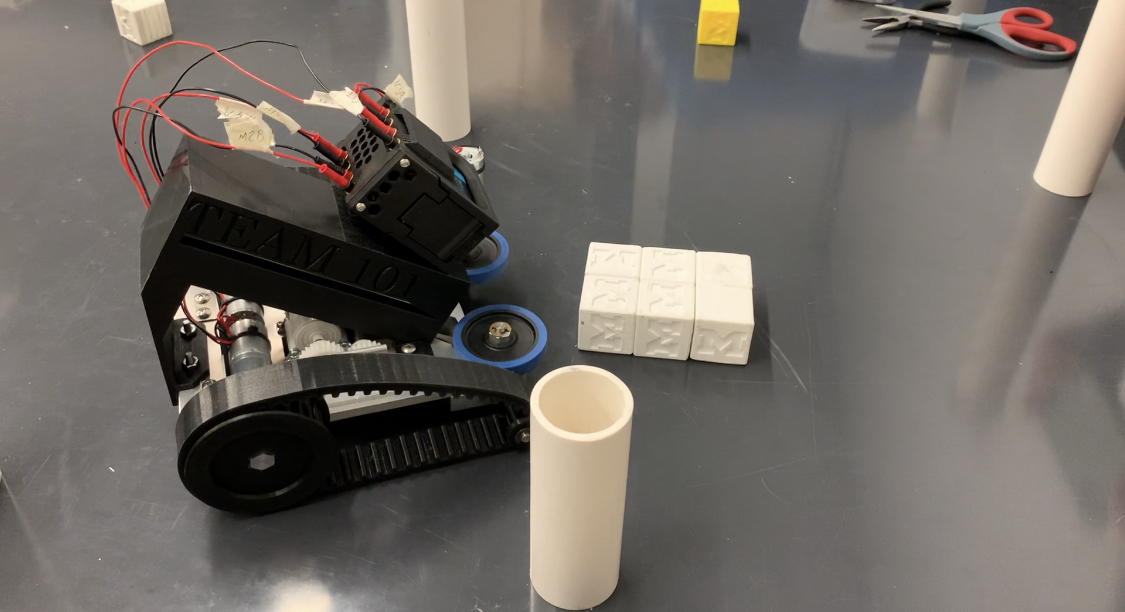
#> input picture images/robot.jpg, 1125 x 612 px
$ python editpic.py
#> lines starting #> are read from the running program, lines starting #| are printed output that depends on the picture
from PIL import Image

def crop_to_square(input_path, output_path, top_left_x, top_left_y):
    # Open the image
#> called with input_path = 'robot.jpg', output_path = 'robot_cropped.jpg', top_left_x = 63, top_left_y = 0
    image = Image.open(input_path)
#> image is the input picture: PIL image 1125x612 RGB; mean R, G, B 112.2, 106.4, 99.9

    # Get the dimensions of the image
    width, height = image.size
#> width = 1125; height = 612

    # Calculate the size of the square
    size = min(width - top_left_x, height - top_left_y)
#> size = 612

    # Crop the image to a square
    cropped_image = image.crop((top_left_x, top_left_y, top_left_x + size, top_left_y + size))
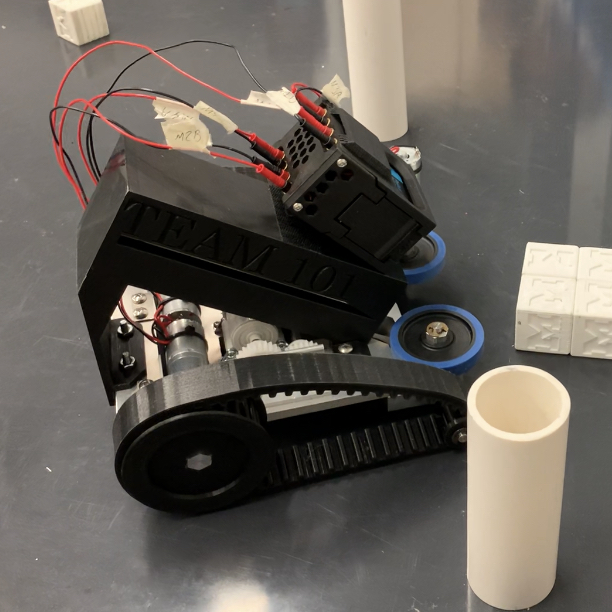
#> cropped_image: PIL image 612x612 RGB; mean R, G, B 101.7, 95.7, 88.7

    # Save the cropped image to the output path
    cropped_image.save(output_path)

if __name__ == '__main__':
    input_image_path = 'robot.jpg'
    output_image_path = 'robot_cropped.jpg'
    top_left_x = 63  # Change this to your desired x-coordinate
    top_left_y = 0   # Change this to your desired y-coordinate

    crop_to_square(input_image_path, output_image_path, top_left_x, top_left_y)

$ run again, with images/Mountain.jpeg copied over images/robot.jpg
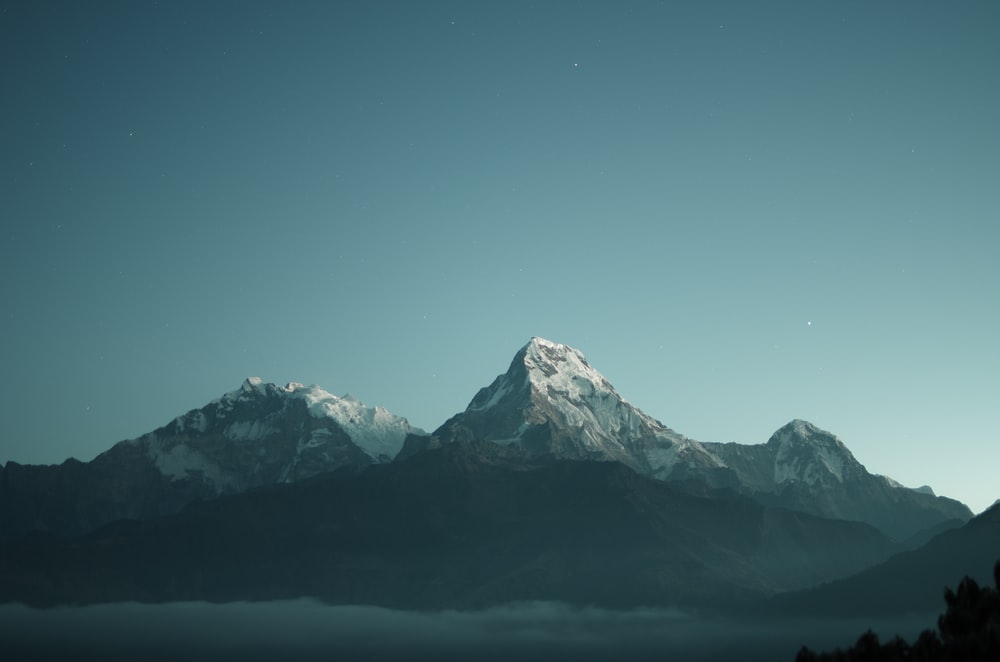
#> input picture images/Mountain.jpeg, 1000 x 662 px
#> in crop_to_square, image is the input picture: PIL image 1000x662 RGB; mean R, G, B 76, 110.9, 117.4
#> in crop_to_square, `cropped_image = image.crop((top_left_x, top_left_y, top_left_x + size,..`:
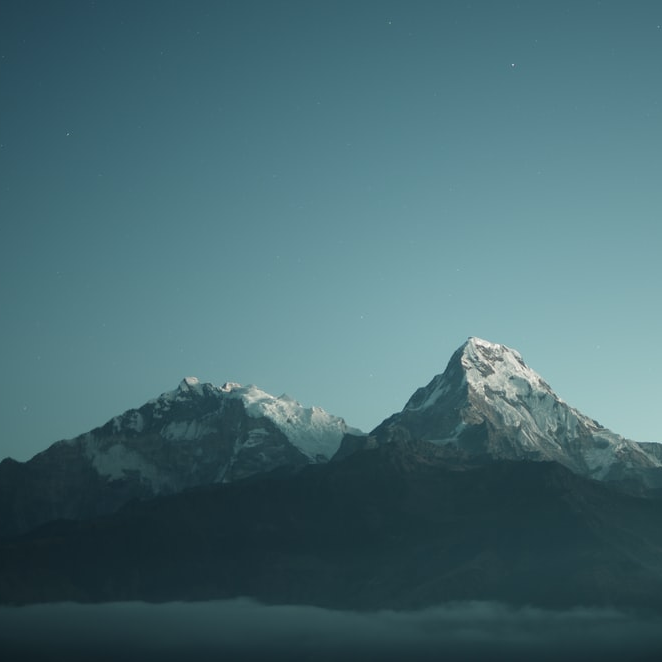
#> cropped_image: PIL image 662x662 RGB; mean R, G, B 71, 106.2, 113.3
